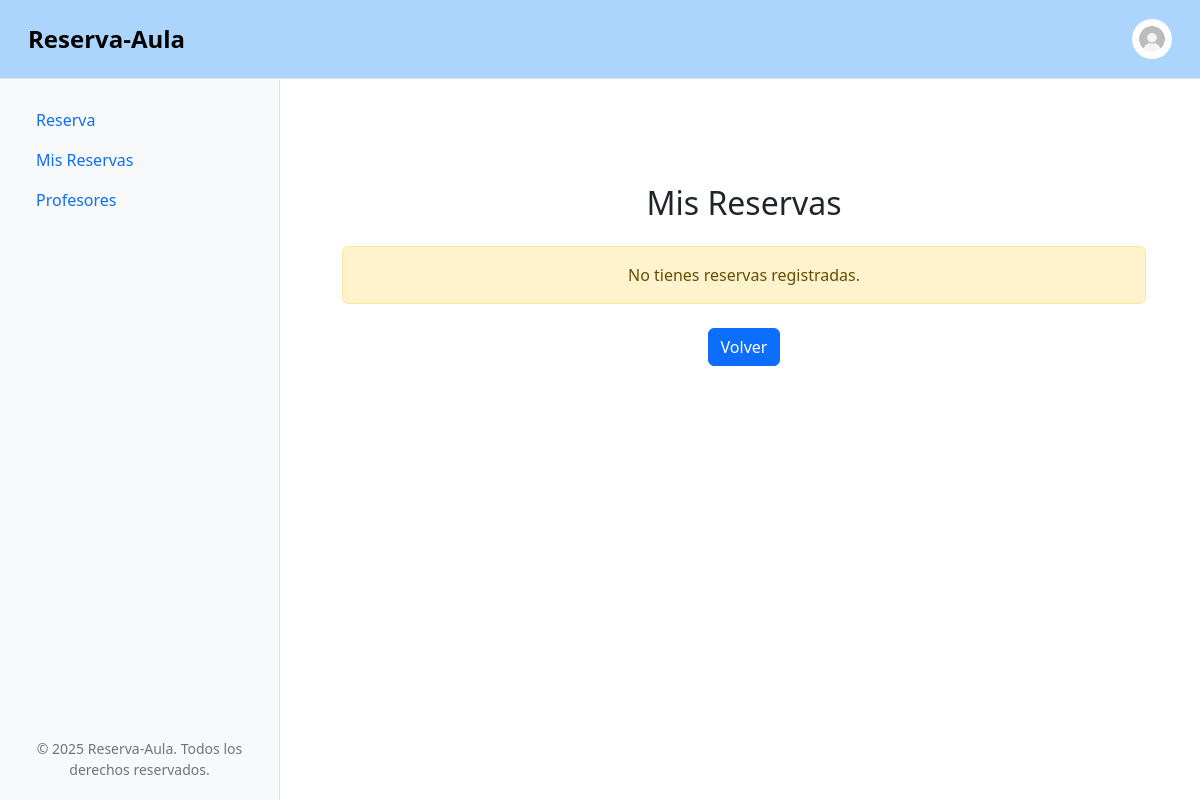
Before: /src/mis-reservas.php (signed in) with the older database file.
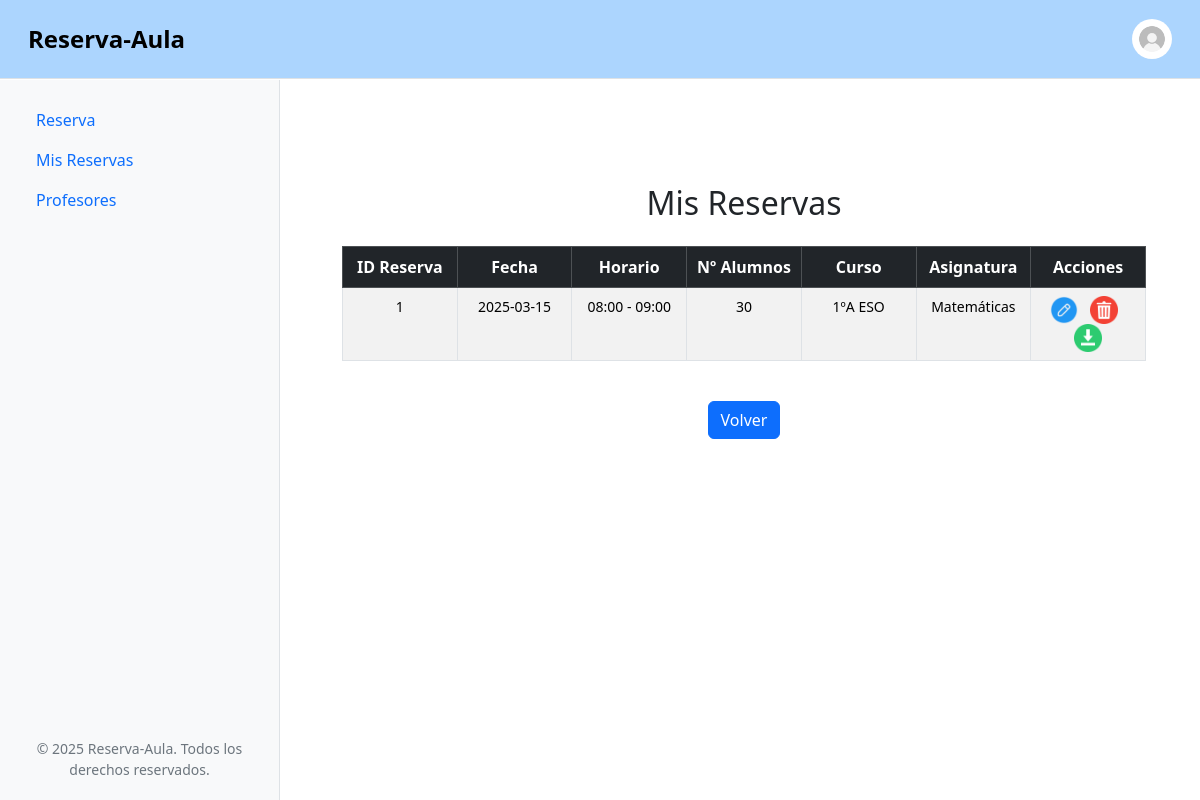
After: the same page with the newer database file.
### tables this page shows
CREATE TABLE Reservas (
    IdReserva INT AUTO_INCREMENT,
    Fecha DATE NOT NULL,
    NumAlumnos INT NOT NULL CHECK (NumAlumnos > 0),
    IdCurso INT NOT NULL,
    IdAsignatura INT NOT NULL,
    IdProfesor INT NOT NULL,
    PRIMARY KEY (IdReserva),
    FOREIGN KEY (IdCurso, IdAsignatura, IdProfesor) REFERENCES Profesor_Curso_Asignatura(IdCurso, IdAsignatura, IdProfesor) ON DELETE CASCADE
);

CREATE TABLE Tramos (
    IdTramo INT AUTO_INCREMENT,
    Horario VARCHAR(50) NOT NULL,
    PRIMARY KEY (IdTramo)
);

CREATE TABLE Cursos (
    IdCurso INT AUTO_INCREMENT,
    Nombre VARCHAR(50) NOT NULL,
    NumAlumnos INT NOT NULL CHECK (NumAlumnos >= 0),
    PRIMARY KEY (IdCurso)
);

CREATE TABLE Asignaturas (
    IdAsignatura INT AUTO_INCREMENT PRIMARY KEY,
    Nombre VARCHAR(50) NOT NULL
);

### src/mis-reservas.php (the view, shortened to what this page needs)
<?php
require_once 'includes/header.php';
require_once 'includes/conexion.php';
$idProfesor = $_SESSION['profesor']['IdProfesor'];
$sql = "SELECT R.IdReserva, R.Fecha, R.NumAlumnos, C.Nombre AS Curso, A.Nombre AS Asignatura, T.Horario
        FROM Reservas R
        INNER JOIN Cursos C ON R.IdCurso = C.IdCurso
        INNER JOIN Asignaturas A ON R.IdAsignatura = A.IdAsignatura
        LEFT JOIN Reserva_Tramos RT ON R.IdReserva = RT.IdReserva
        LEFT JOIN Tramos T ON RT.IdTramo = T.IdTramo
        WHERE R.IdProfesor = ?";
$stmt = $db->prepare($sql);
$stmt->bind_param("i", $idProfesor);
$stmt->execute();
$result = $stmt->get_result();
?>
    <div class="container mt-5">
        <h2 class="mb-4 text-center">Mis Reservas</h2>
        <?php if ($result->num_rows > 0): ?>
            <div class="table-responsive">
                <table class="table table-hover table-striped table-bordered text-center">
                    <thead class="table-dark">
                        <tr>
                            <th>ID Reserva</th>
                            <th>Fecha</th>
                            <th>Horario</th>
                            <th>Nº Alumnos</th>
                            <th>Curso</th>
                            <th>Asignatura</th>
                            <th>Acciones</th>
                        </tr>
                    </thead>
                    <tbody>
                        <?php while ($row = $result->fetch_assoc()){ ?>
                            <tr>
                                <td><?= htmlspecialchars($row['IdReserva']) ?></td>
                                <td><?= htmlspecialchars($row['Fecha']) ?></td>
                                <td><?= htmlspecialchars($row['Horario']) ?></td>
                                <td><?= htmlspecialchars($row['NumAlumnos']) ?></td>
                                <td><?= htmlspecialchars($row['Curso']) ?></td>
                                <td><?= htmlspecialchars($row['Asignatura']) ?></td>
                                <td>
                                    <a href="editar-reserva.php?id=<?= $row['IdReserva'] ?>" title="Editar" class="me-2">
                                        <img src="assets/img/editar.png" alt="Editar" width="28">
                                    </a>
                                    <a href="acciones/borrar-reserva.php?id=<?= $row['IdReserva'] ?>" title="Borrar" class="me-2" onclick="return confirm('¿Estás seguro de que deseas eliminar esta reserva?');">
                                        <img src="assets/img/borrar.png" alt="Borrar" width="28">
                                    </a>
                                    <a href="descargar-reserva.php?id=<?= $row['IdReserva'] ?>" title="Descargar PDF">
                                        <img src="assets/img/descargar.png" alt="Descargar PDF" width="28">
                                    </a>
                                </td>
                            </tr>
                        <?php } ?>
                    </tbody>
                </table>
            </div>
        <?php else:?>
            <p class="alert alert-warning text-center">No tienes reservas registradas.</p>
        <?php endif; ?>
        <div class="text-center mt-4">
            <a href="./reserva.php" class="btn btn-primary">Volver</a>
        </div>
    </div>
</body>
</html>
<?php require_once './includes/footer.php'; ?>

### src/includes/header.php (shortened to what this page needs)
<!DOCTYPE html>
<html lang="es">
<head>
    <link href="https://cdn.jsdelivr.net/npm/bootstrap@5.3.3/dist/css/bootstrap.min.css" rel="stylesheet">
    <link rel="stylesheet" href="assets/css/style.css">
</head>
<body>
    <div>
        <header class="navbar navbar-expand-lg border-bottom">
            <div class="container-fluid">
                <a class="navbar-brand fw-bold fs-4" href="./reserva.php">Reserva-Aula</a>
                <div class="dropdown ms-auto">
                    <a href="#" class="d-block text-decoration-none " data-bs-toggle="dropdown">
                        <img src="<?= $_SESSION['profesor']['ImgPerfilURL'] ?>" alt="Perfil" width="40" height="40" class="rounded-circle">
                    </a>
                </div>
            </div>
        </header>
        <div class="sidebar-lg d-none d-lg-flex flex-column">
            <ul class="nav nav-pills flex-column">
                <li class="nav-item"><a class="nav-link" href="./reserva.php">Reserva</a></li>
                <li class="nav-item"><a class="nav-link" href="./mis-reservas.php">Mis Reservas</a></li>
                <li class="nav-item"><a class="nav-link" href="./profesores.php">Profesores</a></li>
            </ul>
            <div class="sidebar-footer">
                © 2025 Reserva-Aula. Todos los derechos reservados.
            </div>
        </div>
        <div class="container mt-5 pt-4 content-lg">

### src/includes/footer.php (shortened to what this page needs)
</body>
</html>

### src/assets/css/style.css (style rules this page uses)
.container { margin-top: 80px !important; padding-bottom: 50px; }
.navbar { background: rgb(172 213 254); position: fixed; top: 0; left: 0; right: 0; width: 100%; z-index: 1000; padding: 1rem !important; }
.sidebar-lg { width: 280px; height: 90vh; position: fixed; top: 80px; left: 0; z-index: 900; background-color: #f8f9fa; padding: 20px; border-right: 1px solid #dee2e6; display: flex; flex-direction: column; justify-content: space-between; box-sizing: border-box; }
.sidebar-lg .nav { margin-bottom: 1rem; }
.sidebar-lg .sidebar-footer { text-align: center; color: #6c757d; font-size: 0.875rem; }
.content-lg { padding-left: 300px; box-sizing: border-box; }

### src/mis-reservas.php (style rules this page uses)
.table-responsive { overflow-x: auto; }
a { text-decoration: none; color: inherit; }
th, td { max-width: 200px; word-wrap: break-word; overflow: hidden; }
.table { table-layout: fixed; }
th { padding: 10px; font-size: 16px; }
td { padding: 8px; font-size: 14px; }

Changed rows visible on the page:
added reservas: IdReserva "1", Fecha "2025-03-15", tramos.Horario "08:00 - 09:00", NumAlumnos "30", cursos.Nombre "1ºA ESO", asignaturas.Nombre "Matemáticas"
Other visible differences:
text no longer shown: "No tienes reservas registradas."
text now shown: "ID Reserva Fecha Horario Nº Alumnos Curso Asignatura Acciones"
